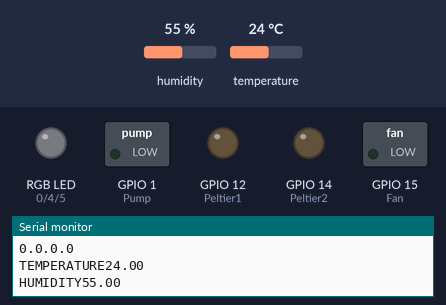
Simulated run of this sketch. Board: ESP8266 (NodeMCU). Shown: switched loads named in the sketch (green lamp = pin HIGH), an RGB LED mixed from three pins (HIGH = lit), output pins drawn as LEDs (lit = HIGH), the last lines printed to the serial monitor. Inputs (shaded band) come from the test bench; at power-on: humidity 55 %, temperature 24 °C. WiFi joins after 1.5 s; servers stay silent unless stated.

Above: at 6.15 s.
At 10.36 s:
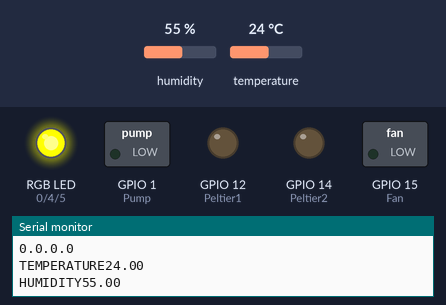
At 14.87 s:
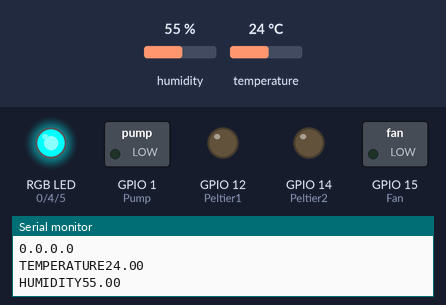
At 19.38 s:
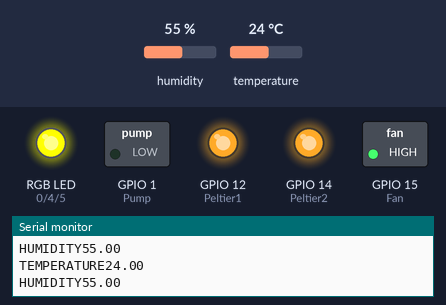
At 24.11 s:
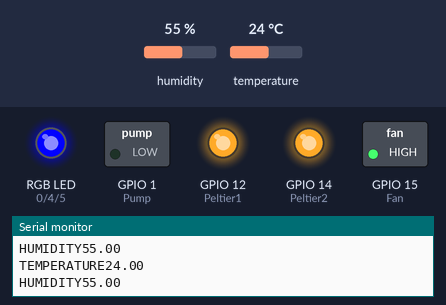
At 39.73 s:
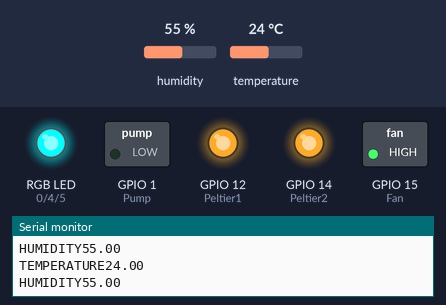
Timing chart, 0 to 40.0 s (numbered marks = the images above):
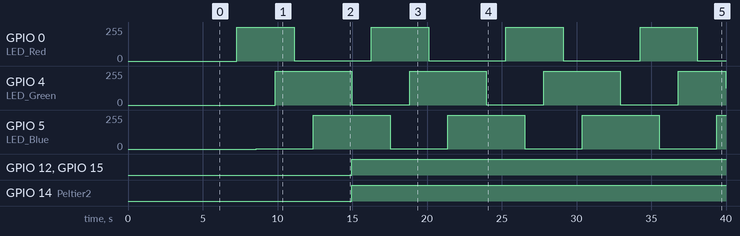

The sketch:

test001.ino
```cpp
#include <Arduino.h>
#include <ESP8266WiFi.h>
#include <ESP8266WiFiMulti.h>
#include <ESP8266HTTPClient.h>
#define USE_SERIAL Serial
#include "DHT.h"
#define DHTPIN 2          //setpin of DHT at D4
#define DHTTYPE DHT22     //set Dht Type
#define FADESPEED 5
int Fan = 15;             //setpin of RelayFan at D8
int Peltier1 = 12;         //setpin of RelayPeltier at D7 //13
int Peltier2 = 14;        //setpin of RelayPeltier2 st D6 //12
int Pump = 1;            //setpin of pump to D5
int LED_Red = 0;          //setpin of LED Red at D3
int LED_Green = 4;        //setpin of LED Green at D2
int LED_Blue = 5;         //setpin of LED Blue at D1
int REDPIN = LED_Red;
int GREENPIN = LED_Green;
int BLUEPIN = LED_Blue;

DHT dht(DHTPIN, DHTTYPE);
ESP8266WiFiMulti WiFiMulti;
void sendAlarm(float h , float t);     //Define Senddata Voide
void setup()
{
    pinMode(4, INPUT);
    USE_SERIAL.begin(115200);
    for(uint8_t t = 6; t > 0; t--)
     {
        USE_SERIAL.printf("[SETUP] WAIT %d...\n", t);
        USE_SERIAL.flush();
        delay(1000);
    }
    WiFiMulti.addAP("SmartMushroomBox" ,"12345678");    //Set SSID and Password (SSID, Password)
    WiFi.begin();                     //Set starting for Wifi
    Serial.println(WiFi.localIP());
    pinMode(Fan,OUTPUT);              //set pinMode for fan output
    pinMode(Peltier1,OUTPUT);          //set pinMode for peltier output
    pinMode(Peltier2,OUTPUT);          //set pinMode for peltier output
    pinMode(Pump,OUTPUT);             //set pinMode for Pump output
    dht.begin();                      //set starting for DHT
    pinMode(LED_Red, OUTPUT);
    pinMode(LED_Green, OUTPUT);
    pinMode(LED_Blue, OUTPUT);

}
void led(int r,int g,int b)
{
  analogWrite(REDPIN, r);
  analogWrite(GREENPIN, g);
  analogWrite(BLUEPIN, b);
}
void loop()
{
   float h = dht.readHumidity();      //Read Humidity
   float t = dht.readTemperature();   //Read Temperature
   Serial.print("TEMPERATURE");
   Serial.println(t);
   Serial.print("HUMIDITY");
   Serial.println(h);
   if (isnan(t) || isnan(h))
  {
    Serial.println("Failed to read from DHT");
  }
  else
  {
  }
   int r, g, b;
  // fade from blue to violet
  for (r = 0; r < 256; r++) {
    analogWrite(REDPIN, r);
    delay(FADESPEED);
  }
  // fade from violet to red
  for (b = 255; b > 0; b--) {
    analogWrite(BLUEPIN, b);
    delay(FADESPEED);
  }
  // fade from red to yellow
  for (g = 0; g < 256; g++)
  {
    analogWrite(GREENPIN, g);
    delay(FADESPEED);
  }
  // fade from yellow to green
  for (r = 255; r > 0; r--)
  {
    analogWrite(REDPIN, r);
    delay(FADESPEED);
  }
  // fade from green to teal
  for (b = 0; b < 256; b++)
  {
    analogWrite(BLUEPIN, b);
    delay(FADESPEED);
  }
  // fade from teal to blue
  for (g = 255; g > 0; g--)
  {
    analogWrite(GREENPIN, g);
    delay(FADESPEED);
  }
  for (g = 255; g > 0; g--)
  {
  analogWrite(GREENPIN, g);
  delay(FADESPEED);
  }
  digitalWrite(Fan,HIGH);
  delay(10);
  digitalWrite(Peltier1,HIGH);
  delay(10);
  digitalWrite(Peltier2,HIGH);
  delay(10);
}

void sendAlarm(float h,float t)
{

  // wait for WiFi connection
    if((WiFiMulti.run() == WL_CONNECTED))
    {
        HTTPClient http;
        String str = "http://172.20.10.11:5000/data/" + String(t)+"/"+String(h);
        Serial.println(str);
        http.begin(str);
        int httpCode = http.GET();
        USE_SERIAL.printf("[HTTP] GET... code: %d\n", httpCode);
        if(httpCode > 0)
        {
            if(httpCode == HTTP_CODE_OK)
              {
                String payload = http.getString();
                USE_SERIAL.println(payload);
              }
        }
        http.end();
    }
    delay(2000);
}
```

Measured:
- by itself, GPIO 0 (LED_Red): alternates 255/255 for 3.8 s and 1/255 for 5.2 s
- by itself, GPIO 5 (LED_Blue): alternates 255/255 for 5.1 s and 1/255 for 3.8 s
- by itself, GPIO 12 (Peltier1), GPIO 14 (Peltier2), GPIO 15 (Fan): LOW → HIGH at 15.0 s
- by itself, GPIO 4 (LED_Green): 0/255 → 255/255 at 9.8 s, → 1/255 5.1 s later, → 255/255 3.9 s later, → 1/255 5.1 s later, … (8 changes in this stretch)
